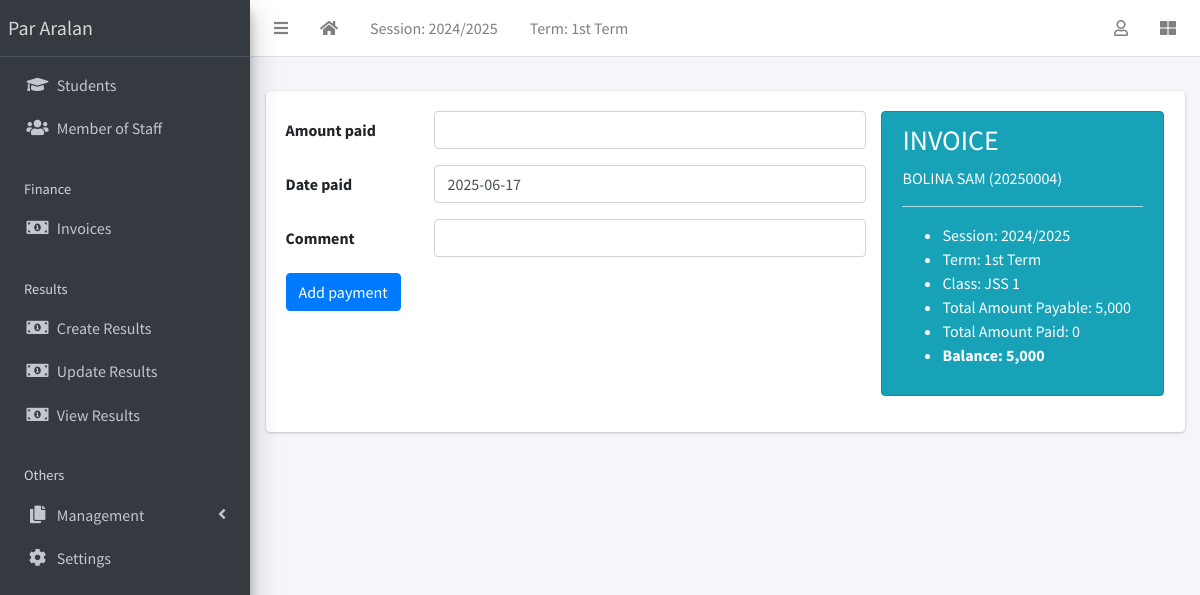
/finance/receipt/create?invoice=4 (signed in), run on the app's committed database.
### apps/corecode/models.py (models this page shows, shortened)
class AcademicSession(models.Model):
    name = models.CharField(max_length=200, unique=True)
    current = models.BooleanField(default=True)
    class Meta:
        ordering = ["-name"]
    def __str__(self):
        return self.name

class AcademicTerm(models.Model):
    name = models.CharField(max_length=20, unique=True)
    current = models.BooleanField(default=True)
    class Meta:
        ordering = ["name"]
    def __str__(self):
        return self.name

class SiteConfig(models.Model):
    key = models.SlugField()
    value = models.CharField(max_length=200)

class StudentClass(models.Model):
    name = models.CharField(max_length=200, unique=True)
    class Meta:
        verbose_name = "Class"
        verbose_name_plural = "Classes"
        ordering = ["name"]
    def __str__(self):
        return self.name

### apps/finance/models.py (models this page shows, shortened)
class Invoice(models.Model):
    student = models.ForeignKey(Student, on_delete=models.CASCADE)
    session = models.ForeignKey(AcademicSession, on_delete=models.CASCADE)
    term = models.ForeignKey(AcademicTerm, on_delete=models.CASCADE)
    class_for = models.ForeignKey(StudentClass, on_delete=models.CASCADE)
    balance_from_previous_term = models.IntegerField(default=0)
    status = models.CharField(
        max_length=20,
        choices=[("active", "Active"), ("closed", "Closed")],
        default="active",
    )
    class Meta:
        ordering = ["student", "term"]
    def __str__(self):
        return f"{self.student}"
    def balance(self):
        payable = self.total_amount_payable()
        paid = self.total_amount_paid()
        return payable - paid
    def amount_payable(self):
        items = InvoiceItem.objects.filter(invoice=self)
        total = 0
        for item in items:
            total += item.amount
        return total
    def total_amount_payable(self):
        return self.balance_from_previous_term + self.amount_payable()
    def total_amount_paid(self):
        receipts = Receipt.objects.filter(invoice=self)
        amount = 0
        for receipt in receipts:
            amount += receipt.amount_paid
        return amount

class InvoiceItem(models.Model):
    invoice = models.ForeignKey(Invoice, on_delete=models.CASCADE)
    description = models.CharField(max_length=200)
    amount = models.IntegerField()

### apps/students/models.py (models this page shows, shortened)
class Student(models.Model):
    STATUS_CHOICES = [("active", "Active"), ("inactive", "Inactive")]
    GENDER_CHOICES = [("male", "Male"), ("female", "Female")]
    current_status = models.CharField(
        max_length=10, choices=STATUS_CHOICES, default="active"
    )
    registration_number = models.CharField(max_length=200, unique=True)
    surname = models.CharField(max_length=200)
    firstname = models.CharField(max_length=200)
    other_name = models.CharField(max_length=200, blank=True)
    gender = models.CharField(max_length=10, choices=GENDER_CHOICES, default="male")
    date_of_birth = models.DateField(default=timezone.now)
    current_class = models.ForeignKey(
        StudentClass, on_delete=models.SET_NULL, blank=True, null=True
    )
    date_of_admission = models.DateField(default=timezone.now)
    mobile_num_regex = RegexValidator(
        regex="^[0-9]{10,15}$", message="Entered mobile number isn't in a right format!"
    )
    parent_mobile_number = models.CharField(
        validators=[mobile_num_regex], max_length=13, blank=True
    )
    address = models.TextField(blank=True)
    others = models.TextField(blank=True)
    passport = models.ImageField(blank=True, upload_to="students/passports/")
    class Meta:
        ordering = ["surname", "firstname", "other_name"]
    def __str__(self):
        return f"{self.surname} {self.firstname} {self.other_name} ({self.registration_number})"

### apps/finance/views.py (the view, shortened to what this page needs)
# urls.py: path("receipt/create", ReceiptCreateView.as_view(), name="receipt-create"),
class ReceiptCreateView(LoginRequiredMixin, CreateView):
    model = Receipt
    fields = ["amount_paid", "date_paid", "comment"]
    success_url = reverse_lazy("invoice-list")
    def get_context_data(self, **kwargs):
        context = super(ReceiptCreateView, self).get_context_data(**kwargs)
        invoice = Invoice.objects.get(pk=self.request.GET["invoice"])
        context["invoice"] = invoice
        return context

### apps/corecode/context_processors.py (called while the page is built)
def site_defaults(request):
    current_session = AcademicSession.objects.get(current=True)
    current_term = AcademicTerm.objects.get(current=True)
    vals = SiteConfig.objects.all()
    contexts = {
        "current_session": current_session.name,
        "current_term": current_term.name,
    }
    for val in vals:
        contexts[val.key] = val.value
    return contexts

### apps/finance/templates/finance/receipt_form.html (shortened to what this page needs)
{% extends 'base.html' %}
{% load humanize %}
{% block content %}
<div class="row">
  <div class="col-8">
    <form action="" method="POST">
      {% include 'corecode/form_snippet.html' %}
      <input type="submit" class="btn btn-primary" value="Add payment">
    </form>
  </div>
  <div class="col-4">
    <div class="alert alert-info" role="alert">
      <h3>INVOICE</h3>
      <p>{{invoice | upper}}</p>
      <hr>
      <ul>
        <li>Session: {{ invoice.session }}</li>
        <li>Term: {{ invoice.term }}</li>
        <li>Class: {{ invoice.class_for }}</li>
        <li>Total Amount Payable: {{invoice.total_amount_payable | intcomma }}
        </li>
        <li>Total Amount Paid: {{ invoice.total_amount_paid | intcomma }}</li>
        <li><strong>Balance: {{invoice.balance | intcomma }}</strong></li>
      </ul>
    </div>
  </div>
</div>
{% endblock content %}

### templates/base.html (shortened to what this page needs)
{% load static %}
<!DOCTYPE html>
<html lang="en">
<head>
  <link rel="stylesheet" href="{% static 'plugins/fontawesome-free/css/all.min.css' %}">
  <link rel="stylesheet" href="{% static 'plugins/toastr/toastr.min.css' %}">
  <link rel="stylesheet"
    href="{% static 'plugins/overlayScrollbars/css/OverlayScrollbars.min.css' %}">
  <link rel="stylesheet" href="{% static 'plugins/Datatables/datatables.min.css' %}" />
  <link rel="stylesheet" href="{% static 'dist/css/adminlte.min.css' %}">
</head>
<body
  class="hold-transition sidebar-mini layout-fixed layout-navbar-fixed layout-footer-fixed">
  <div class="wrapper">
    <nav class="main-header navbar navbar-expand navbar-white navbar-light">
      <ul class="navbar-nav">
        <li class="nav-item">
          <a class="nav-link" data-widget="pushmenu" href="#" role="button"><i
              class="fas fa-bars"></i></a>
        </li>
        <li class="nav-item d-none d-sm-inline-block">
          <a href="{% url 'home' %} " class="nav-link"><i class="fa fa-home"></i></a>
        </li>
        <li class="nav-item d-none d-sm-inline-block">
          <a href="{% url 'current-session' %}" class="nav-link">Session: {{ current_session }}</a>
        </li>
        <li class="nav-item d-none d-sm-inline-block">
          <a href="{% url 'current-session' %}" class="nav-link">Term: {{ current_term }}</a>
        </li>
      </ul>
      <ul class="navbar-nav ml-auto">
        <li class="nav-item dropdown">
          <a class="nav-link" data-toggle="dropdown" href="#">
            <i class="far fa-user"></i>
          </a>
        </li>
        <li class="nav-item">
          <a class="nav-link" data-widget="control-sidebar" data-slide="true"
            href="#" role="button"><i class="fas fa-th-large"></i></a>
        </li>
      </ul>
    </nav>
    <aside class="main-sidebar sidebar-dark-primary elevation-4">
      <a href="{% url 'home' %}" class="brand-link">{{ school_name | default:"Par Aralan" }}</a>
      <div class="sidebar">
        <nav class="mt-2">
          <ul class="nav nav-pills nav-sidebar flex-column"
            data-widget="treeview" role="menu" data-accordion="false">
            <li class="nav-item">
              <a href="{% url 'student-list' %}" class="nav-link">
                <i class="nav-icon fas fa-graduation-cap"></i>
                <p>
                  Students
                </p>
              </a>
            </li>
            <li class="nav-item">
              <a href="{% url 'staff-list' %}" class="nav-link">
                <i class="nav-icon fas fa-users"></i>
                <p>
                  Member of Staff
                </p>
              </a>
            </li>
            <li class="nav-header">Finance</li>
            <li class="nav-item">
              <a href="{% url 'invoice-list' %}" class="nav-link">
                <i class="nav-icon fas fa-money-bill-alt"></i>
                <p>
                  Invoices
                </p>
              </a>
            </li>
            <li class="nav-header">Results</li>
            <li class="nav-item">
              <a href="{% url 'create-result' %}" class="nav-link">
                <i class="nav-icon fas fa-money-bill-alt"></i>
                <p>
                  Create Results
                </p>
              </a>
            </li>
            <li class="nav-item">
              <a href="{% url 'edit-results' %}" class="nav-link">
                <i class="nav-icon fas fa-money-bill-alt"></i>
                <p>
                  Update Results
                </p>
              </a>
            </li>
            <li class="nav-item">
              <a href="{% url 'view-results' %}" class="nav-link">
                <i class="nav-icon fas fa-money-bill-alt"></i>
                <p>
                  View Results
                </p>
              </a>
            </li>
            <li class="nav-header">Others</li>
            <li class="nav-item has-treeview">
              <a href="#" class="nav-link">
                <i class="nav-icon fas fa-copy"></i>
                <p>
                  Management
                  <i class="fas fa-angle-left right"></i>
                </p>
              </a>
            </li>
            <li class="nav-item">
              <a href="{% url 'configs' %}" class="nav-link">
                <i class="nav-icon fas fa-cog"></i>
                <p>
                  Settings
                </p>
              </a>
            </li>
          </ul>
        </nav>
      </div>
    </aside>
    <div class="content-wrapper">
      <section class="content-header">
      </section>
      <section class="content">
        <div class="container-fluid">
          <div class="row">
            <div class="col-md-12">
              {% block fullcard %}
              <div class="card">
                <div class="card-body">
                  <div class="row">
                    <div class="col">
                      {% block content %}
                      {% endblock content %}
                    </div>
                  </div>
                </div>
              </div>
              {% endblock fullcard %}
            </div>
          </div>
        </div>
      </section>
    </div>
  </div>
</body>
</html>

### data on the page
AcademicSession: name "2024/2025"
AcademicTerm: name "1st Term"
SiteConfig: value "Par Aralan"
Invoice: student.registration_number "BOLINA SAM (20250004)", session "2024/2025", term "1st Term", class_for "JSS 1", total_amount_payable "5,000", total_amount_paid "0", balance "5,000"

### other printed values
{{ field.label }} "Amount paid" "Date paid" "Comment"
